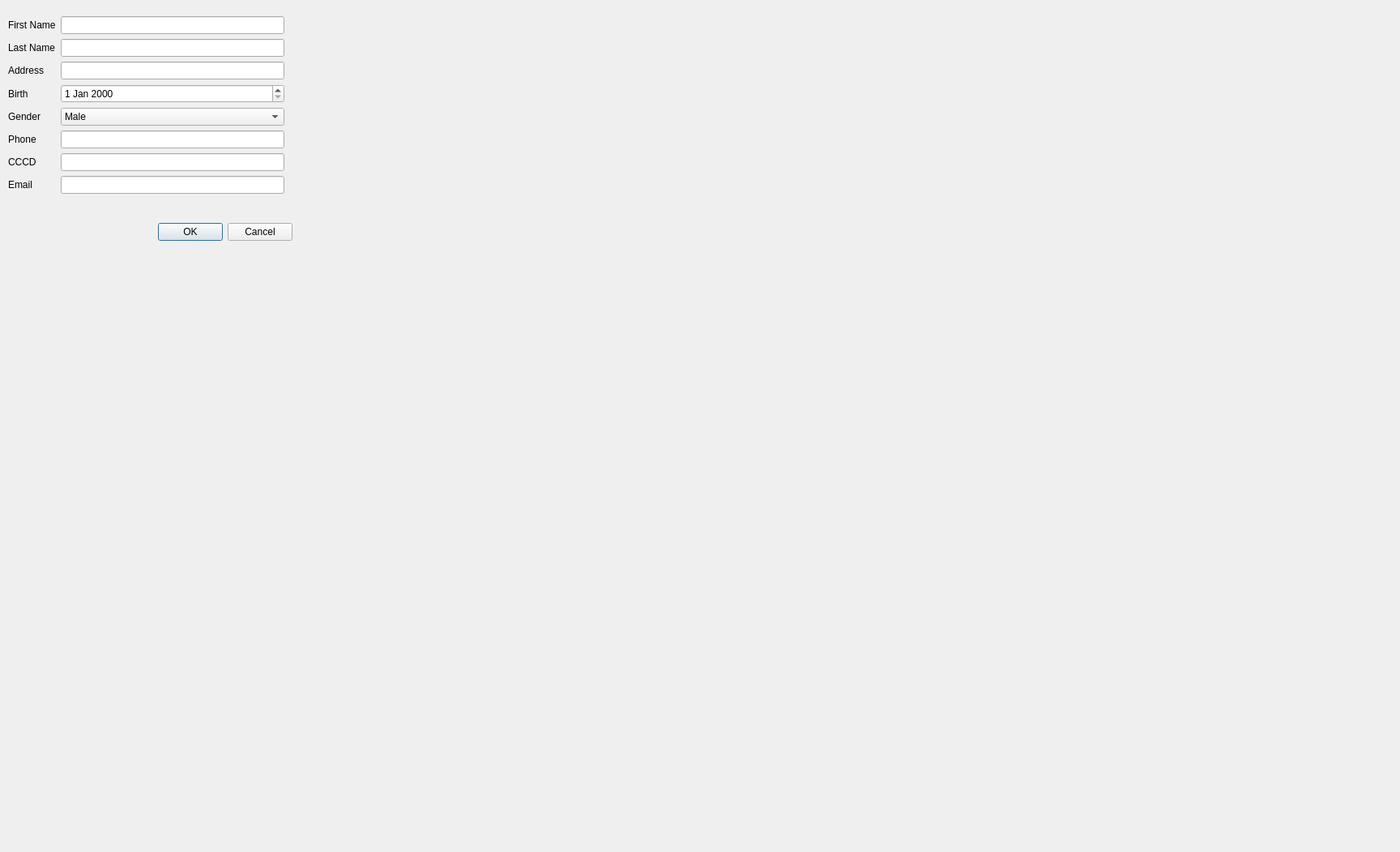
<?xml version="1.0" encoding="UTF-8"?>
<ui version="4.0">
 <class>CustomerDialog</class>
 <widget class="QDialog" name="CustomerDialog">
  <property name="geometry">
   <rect>
    <x>0</x>
    <y>0</y>
    <width>1728</width>
    <height>1051</height>
   </rect>
  </property>
  <property name="windowTitle">
   <string>Dialog</string>
  </property>
  <widget class="QDialogButtonBox" name="buttonBox">
   <property name="geometry">
    <rect>
     <x>20</x>
     <y>270</y>
     <width>341</width>
     <height>32</height>
    </rect>
   </property>
   <property name="orientation">
    <enum>Qt::Horizontal</enum>
   </property>
   <property name="standardButtons">
    <set>QDialogButtonBox::Cancel|QDialogButtonBox::Ok</set>
   </property>
  </widget>
  <widget class="QWidget" name="formLayoutWidget">
   <property name="geometry">
    <rect>
     <x>10</x>
     <y>20</y>
     <width>341</width>
     <height>251</height>
    </rect>
   </property>
   <layout class="QFormLayout" name="formLayout_3">
    <item row="0" column="0">
     <widget class="QLabel" name="firstNameLabel">
      <property name="text">
       <string>First Name</string>
      </property>
     </widget>
    </item>
    <item row="0" column="1">
     <widget class="QLineEdit" name="firstname"/>
    </item>
    <item row="1" column="0">
     <widget class="QLabel" name="lastNameLabel">
      <property name="text">
       <string>Last Name</string>
      </property>
     </widget>
    </item>
    <item row="1" column="1">
     <widget class="QLineEdit" name="lastname"/>
    </item>
    <item row="2" column="0">
     <widget class="QLabel" name="addressLabel">
      <property name="text">
       <string>Address</string>
      </property>
     </widget>
    </item>
    <item row="2" column="1">
     <widget class="QLineEdit" name="address"/>
    </item>
    <item row="3" column="0">
     <widget class="QLabel" name="birthLabel">
      <property name="text">
       <string>Birth</string>
      </property>
     </widget>
    </item>
    <item row="3" column="1">
     <widget class="QDateEdit" name="birth"/>
    </item>
    <item row="4" column="0">
     <widget class="QLabel" name="genderLabel">
      <property name="text">
       <string>Gender</string>
      </property>
     </widget>
    </item>
    <item row="4" column="1">
     <widget class="QComboBox" name="gender">
      <item>
       <property name="text">
        <string>Male</string>
       </property>
      </item>
      <item>
       <property name="text">
        <string>Female</string>
       </property>
      </item>
     </widget>
    </item>
    <item row="5" column="0">
     <widget class="QLabel" name="phoneLabel">
      <property name="text">
       <string>Phone</string>
      </property>
     </widget>
    </item>
    <item row="5" column="1">
     <widget class="QLineEdit" name="phone"/>
    </item>
    <item row="7" column="0">
     <widget class="QLabel" name="emailLabel">
      <property name="text">
       <string>Email</string>
      </property>
     </widget>
    </item>
    <item row="7" column="1">
     <widget class="QLineEdit" name="email"/>
    </item>
    <item row="6" column="1">
     <widget class="QLineEdit" name="cccd"/>
    </item>
    <item row="6" column="0">
     <widget class="QLabel" name="phoneLabel_2">
      <property name="text">
       <string>CCCD</string>
      </property>
     </widget>
    </item>
   </layout>
  </widget>
 </widget>
 <resources/>
 <connections>
  <connection>
   <sender>buttonBox</sender>
   <signal>accepted()</signal>
   <receiver>CustomerDialog</receiver>
   <slot>accept()</slot>
   <hints>
    <hint type="sourcelabel">
     <x>248</x>
     <y>254</y>
    </hint>
    <hint type="destinationlabel">
     <x>157</x>
     <y>274</y>
    </hint>
   </hints>
  </connection>
  <connection>
   <sender>buttonBox</sender>
   <signal>rejected()</signal>
   <receiver>CustomerDialog</receiver>
   <slot>reject()</slot>
   <hints>
    <hint type="sourcelabel">
     <x>316</x>
     <y>260</y>
    </hint>
    <hint type="destinationlabel">
     <x>286</x>
     <y>274</y>
    </hint>
   </hints>
  </connection>
 </connections>
</ui>
